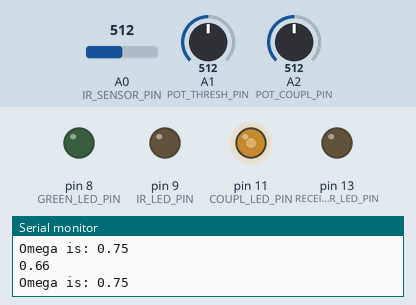
Simulated run of this sketch. Board: Arduino Uno, built with avr-gcc and run on an emulated ATmega328P. On the bench: output pins drawn as LEDs (lit = HIGH), the last lines printed to the serial monitor. Dashed ring = blinking. The inputs (shaded band) are chosen by the test bench; at power-on: A1 (POT_THRESH_PIN) = 512, A2 (POT_COUPL_PIN) = 512, A0 (IR_SENSOR_PIN) = 512. Random numbers use the default seed unless the sketch sets one.

Above: at 10.1 s.
10.2 s: A1 (POT_THRESH_PIN) set to 607
13.2 s: A1 (POT_THRESH_PIN) set to 633
At 13.47 s:
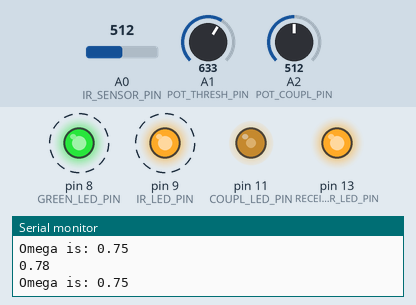
16.2 s: A2 (POT_COUPL_PIN) set to 122
At 18.1 s:
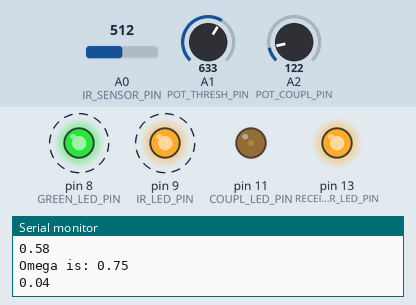
19.2 s: A0 (IR_SENSOR_PIN) set to 522
22.2 s: A0 (IR_SENSOR_PIN) set to 548
At 24.8 s:
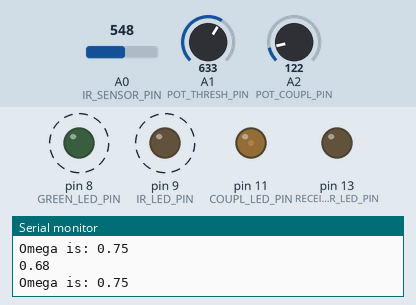
25.2 s: A2 (POT_COUPL_PIN) set to 0
At 26.1 s:
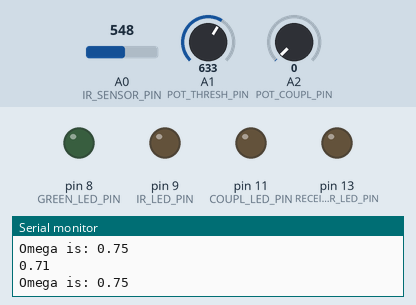
Timing chart, 0 to 29.2 s (numbered marks = the images above; inputs shaded):
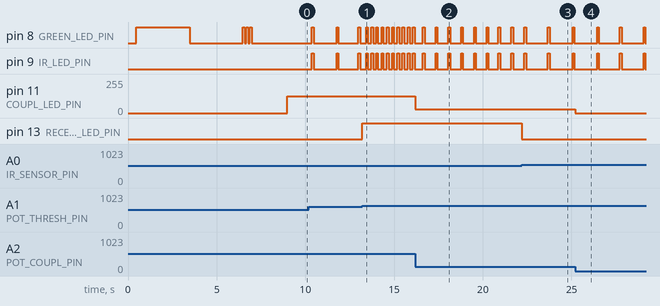

The sketch:

hybridfly.ino
```cpp
/*

*/

const int IR_SENSOR_PIN = A0;
const int GREEN_LED_PIN = 8;
const int IR_LED_PIN    = 9;
const int RECEIVER_LED_PIN = 13;
const int POT_THRESH_PIN = A1;
int POT_THRESH_ZERO = 0; // though not technically constants because we define them in startup, should be thought of constants.
int THRESH_ZERO = 0;

// Coupling
const int POT_COUPL_PIN = A2;
double POT_COUPL_LOW = 0;
double POT_COUPL_HIGH = 0;
const double COUPL_UPPER = 4;
const double COUPL_LOWER = 0;

const int COUPL_LED_PIN = 11;

// // Base frequency
// const int POT_FREQ_PIN = A3;
// double POT_FREQ_LOW = 0;
// double POT_FREQ_HIGH = 0;
// const double FREQ_UPPER = 3;
// const double FREQ_LOWER = 0.5;

// NOTE: Arduino UNO (and most others) treat doubles as floats.
const double PI_HALF = 1.5; // chopped off just short of accurate, to avoid reaching a point where function is no longer concave-down.

bool flash_received = false;

double sensor_value = 0;
double x = 0; // state "x", with x = f(phase), and belonging to [0;f(PI_HALF)], with resetting at f(PI_HALF).
double X_RESET = 0.997; // chopped off just short of f(PI_HALF)
double frequency = 0.5;
double phase = 0;
double omega = 0.01; // need to tune this, depends on loop speed
double eps   = 0.05;
double coupling = 1.2; //excitation level
double noise = 0;

int threshold = 0; // threshold is read from analog, so int
int iteration_counter = 1;

// Timing
unsigned long previous_millis = 0;
unsigned long TIME_STEP = 10; // in milliseconds
// Flash timing
long flash_start = 0;
long flash_time = 100;


// the setup function runs once when you press reset or power the board
void setup() {
  delay(10); // wait for things to start up
  Serial.begin(9600);

  pinMode(RECEIVER_LED_PIN, OUTPUT);
  pinMode(GREEN_LED_PIN, OUTPUT);
  pinMode(COUPL_LED_PIN, OUTPUT);

  analogWrite(IR_LED_PIN, 0); // make sure things are off
  delay(10);
  double thresh = 0;
  for (int i = 1; i < 10; i++) { // get threshold value
    thresh = thresh + analogRead(IR_SENSOR_PIN);
    delay(50);
  }
  thresh = thresh / 10; // Sample ambient light 100 times and average out to find a decent thresh.
  if(thresh > 50) {
    thresh = thresh - 50;
  }
  THRESH_ZERO = thresh;
  POT_THRESH_ZERO = analogRead(POT_THRESH_PIN);
  threshold = THRESH_ZERO + analogRead(POT_THRESH_PIN) - POT_THRESH_ZERO;
  Serial.print("Threshold set at: ");
  Serial.println(threshold);

  // omega is set
  omega = (frequency); // phase/T, T = 1/f

  // Coupling set up

  Serial.println("Set coupling potentiometer to min.");
  digitalWrite(GREEN_LED_PIN,HIGH);
  delay(3000);
  POT_COUPL_LOW = analogRead(POT_COUPL_PIN);
  Serial.println("Set coupling potentiometer to max.");
  digitalWrite(GREEN_LED_PIN,LOW);
  delay(3000);
  POT_COUPL_HIGH = analogRead(POT_COUPL_PIN);
  trippleBlink(GREEN_LED_PIN);

// Frequency set up
  // Serial.println("Set frequency potentiometer to min.");
  // digitalWrite(GREEN_LED_PIN,HIGH);
  // delay(3000);
  // POT_FREQ_LOW = analogRead(POT_FREQ_PIN);
  // Serial.println("Set frequency potentiometer to max.");
  // digitalWrite(GREEN_LED_PIN,LOW);
  // delay(3000);
  // POT_FREQ_HIGH = analogRead(POT_FREQ_PIN);
  // trippleBlink(GREEN_LED_PIN);

// Finish set up
  Serial.println(" Set up finished.");
  delay(2000); // delay a second, so start-up values can be read from the console
}

// the loop function runs over and over again forever
void loop() {

  // Adjust threshold and frequency
  threshold = THRESH_ZERO + analogRead(POT_THRESH_PIN) - POT_THRESH_ZERO; // Could check first if potentiometer has moved, but I'm guessing it's not really faster

  // frequency = mapDouble(analogRead(POT_FREQ_PIN),0,1023,FREQ_LOWER,FREQ_UPPER);
  omega = PI_HALF*frequency;

  // Check timing
  unsigned long current_millis = millis();
  // Toggle flash
  if (current_millis < (flash_start + flash_time)) { // flash
    digitalWrite(GREEN_LED_PIN, HIGH);
    analogWrite(IR_LED_PIN, 255);
  }
  else {
    digitalWrite(GREEN_LED_PIN, LOW); // turn off
    analogWrite(IR_LED_PIN, 0);
  }

  // Check if sensor catches data
  sensor_value = analogRead(IR_SENSOR_PIN);
  if (sensor_value < threshold) {
    flash_received = true;       // NOTE: could make this incrementable, so it the number of flashes seen is also important.
    digitalWrite(RECEIVER_LED_PIN, HIGH);
  }
  else {
    digitalWrite(RECEIVER_LED_PIN, LOW);
  }
  // increment dynamics

  // Check coupling weight here, so that each time-step delay is roughly the same
  double pot_reading = analogRead(POT_COUPL_PIN);
  coupling = mapDouble(pot_reading,0,1023,COUPL_LOWER,COUPL_UPPER);
  analogWrite(COUPL_LED_PIN, mapDouble(coupling,COUPL_LOWER,COUPL_UPPER,0,255));

  noise = mapDouble(double(random(0,500)),0,500,-1,1);
  if (current_millis - previous_millis >= TIME_STEP) { // new timestep
    previous_millis = current_millis; // reset time
    if (flash_received) { // switch between active dynamics and passive
      if (phase < X_RESET/2) {
        phase = phase + (omega + coupling + noise)*double(TIME_STEP)/1000;
      }
      else {
        phase = phase + (omega + coupling*2 + noise)*double(TIME_STEP)/1000;
      }
    }
    else {
      phase = phase + (omega + noise)*double(TIME_STEP)/1000;
    }
    // check if firing, if yes, reset.
    x = phase*phase;
    if (x > X_RESET) {
      x = 0;
      phase = 0;
      flash_start = current_millis;
    }
    flash_received = false; // reset boolean for next time-step
  }

  // just some visiblity stuff
  iteration_counter = iteration_counter + 1;
  if (iteration_counter % 503 == 0) {
    Serial.println(phase);
    Serial.print("Omega is: ");
    Serial.println(omega);
  }
}

double mapDouble(double x, double in_min, double in_max, double out_min, double out_max) {
 double temp = (x - in_min) * (out_max - out_min) / (in_max - in_min) + out_min;
 // temp = (int) (4*temp + .5);
 return temp;
}

void trippleBlink(int LED_PIN) {
  digitalWrite(LED_PIN,HIGH);
  delay(100);
  digitalWrite(LED_PIN,LOW);
  delay(100);
  digitalWrite(LED_PIN,HIGH);
  delay(100);
  digitalWrite(LED_PIN,LOW);
  delay(100);
  digitalWrite(LED_PIN,HIGH);
  delay(100);
  digitalWrite(LED_PIN,LOW);
}
```

Measured:
- the behaviour switches between 614 and 615 on A1 (POT_THRESH_PIN) (found by bisection; images 0 and 1)
- the behaviour switches between 530 and 531 on A0 (IR_SENSOR_PIN) (found by bisection; images 2 and 3)
- after the input at 13.2 s, pin 13 (RECEIVER_LED_PIN): LOW → HIGH at once
- after the input at 16.2 s, pin 11 (COUPL_LED_PIN): 127/255 → 30/255 at once
- after the input at 22.2 s, pin 13 (RECEIVER_LED_PIN): HIGH → LOW at once
- after the input at 25.2 s, pin 11 (COUPL_LED_PIN): 30/255 → 0/255 at once
- by itself, pin 8 (GREEN_LED_PIN), pin 9 (IR_LED_PIN): alternates HIGH for 0.10 s and LOW for 1.2 s
